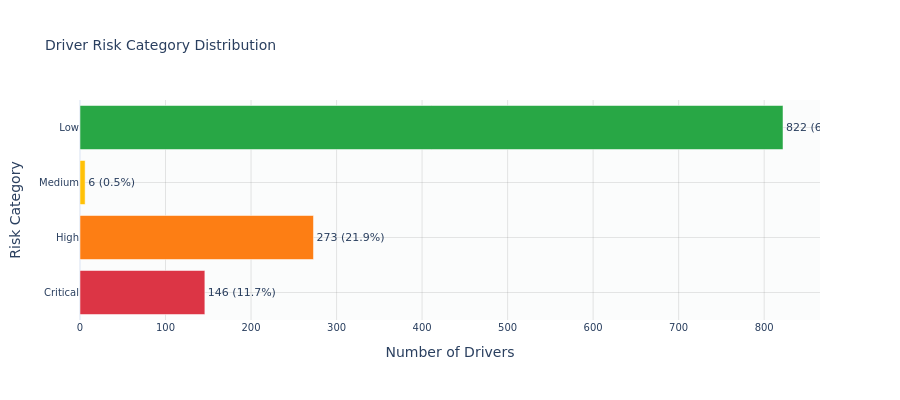

Notebook cell for this chart:
### Code cell
# Calculate Driver Risk Scores
driver_risk = get_driver_risk_scores(driver_features)

# Risk category distribution - HORIZONTAL BAR CHART
risk_dist = driver_risk['risk_category'].value_counts()
# Sort by risk order (Critical to Low)
risk_order = PROJECT_THEME['risk_order']
risk_dist = risk_dist.reindex([cat for cat in risk_order if cat in risk_dist.index])

# Create horizontal bar chart with risk colors
fig = go.Figure()
fig.add_trace(go.Bar(
    x=risk_dist.values,
    y=risk_dist.index,
    orientation='h',
    marker=dict(color=[PROJECT_THEME['risk_colors'][cat] for cat in risk_dist.index]),
    text=[f"{val} ({val/risk_dist.sum()*100:.1f}%)" for val in risk_dist.values],
    textposition='outside',
    textfont=dict(size=11)
))

fig.update_layout(
    title='Driver Risk Category Distribution',
    xaxis_title='Number of Drivers',
    yaxis_title='Risk Category',
    height=400,
    showlegend=False
)
apply_project_theme(fig)
fig.show()

print('Risk Categories:')
for cat in ['Low', 'Medium', 'High', 'Critical']:
    count = (driver_risk['risk_category'] == cat).sum()
    print(f"  {cat}: {count} drivers ({count/len(driver_risk)*100:.1f}%)")

### Figure 1 — Plotly figure (JSON) as saved in the notebook; plotly's stock layout.template omitted (floating-point values rounded to 4 significant figures)
{"data": [{"marker": {"color": ["#DC3545", "#FD7E14", "#FFC107", "#28A745"]}, "orientation": "h", "text": ["146 (11.7%)", "273 (21.9%)", "6 (0.5%)", "822 (65.9%)"], "textfont": {"size": 11}, "textposition": "outside", "type": "bar", "x": [146, 273, 6, 822], "y": ["Critical", "High", "Medium", "Low"]}], "layout": {"font": {"family": "DejaVu Sans, Arial, sans-serif", "size": 12}, "height": 400, "hoverlabel": {"bgcolor": "white", "font": {"family": "DejaVu Sans, Arial, sans-serif", "size": 10}}, "paper_bgcolor": "white", "plot_bgcolor": "rgba(248, 249, 250, 0.5)", "showlegend": false, "title": {"font": {"size": 14}, "text": "Driver Risk Category Distribution"}, "xaxis": {"gridcolor": "rgba(128, 128, 128, 0.2)", "gridwidth": 1, "showgrid": true, "tickfont": {"size": 10}, "title": {"text": "Number of Drivers"}}, "yaxis": {"gridcolor": "rgba(128, 128, 128, 0.2)", "gridwidth": 1, "showgrid": true, "tickfont": {"size": 10}, "title": {"text": "Risk Category"}}}}
